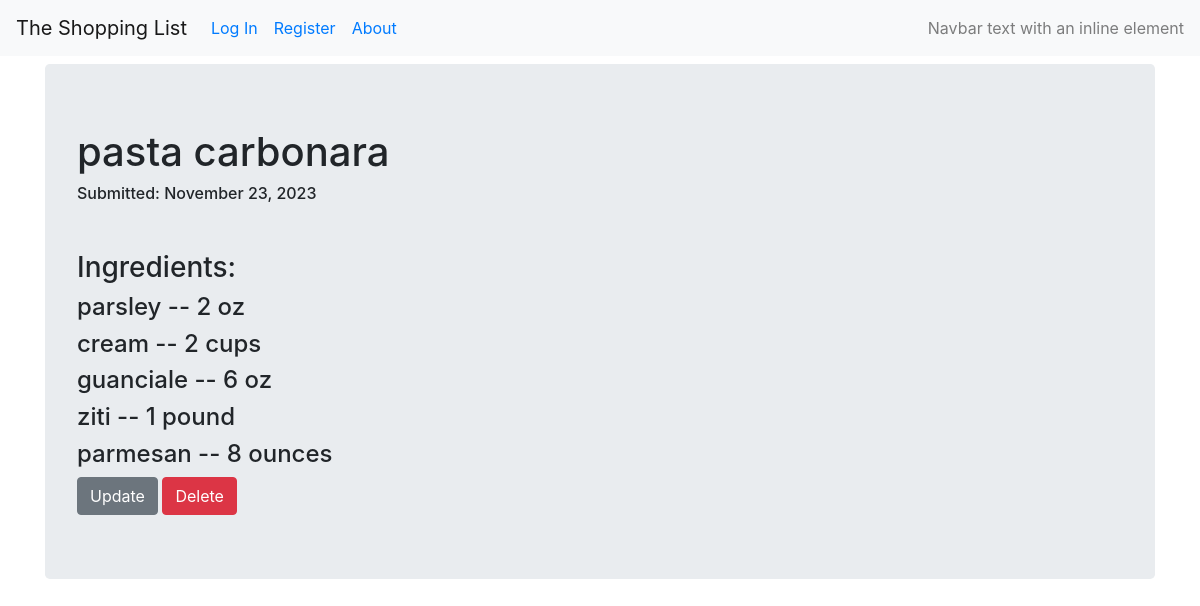
The page /recipes/4 on the database its author committed.
### crud_recipe/models.py (models this page shows, shortened)
@dataclass
class Recipe(db.Model):
    __tablename__ = 'recipes'
    id = db.Column(db.Integer(), primary_key=True)
    name = db.Column(db.String(100))
    user_id = db.Column(db.Integer, db.ForeignKey('users.id'))
    date = db.Column(db.DateTime, nullable=False, default=datetime.utcnow)

@dataclass
class RecipeToIngredient(db.Model):
    __tablename__ = 'recipe_to_ingredient'
    recipe_id = db.Column(db.Integer, db.ForeignKey('recipes.id'), primary_key=True)
    ingredient_id = db.Column(db.Integer, db.ForeignKey('ingredients.id'), primary_key=True)
    ingredient_quantity = db.Column(db.Integer)
    ingredient_measurement = db.Column(db.String(50))

@dataclass
class Ingredient(db.Model):
    __tablename__ = 'ingredients'
    id = db.Column(db.Integer, primary_key=True)
    name = db.Column(db.String(100), nullable=False)     ## are any validators/conditionals required here or are none needed?

### crud_recipe/recipes/views.py (the view)
@recipe_views.route('/<int:recipe_id>')
def recipe_view(recipe_id):
    recipe = Recipe.query.get_or_404(recipe_id)
    recipe_ingredients_query = (
                        db.session.query(Ingredient.name, RecipeToIngredient.ingredient_quantity, RecipeToIngredient.ingredient_measurement)
                        .join(Ingredient, RecipeToIngredient.ingredient_id == Ingredient.id)
                        .where(RecipeToIngredient.recipe_id == recipe.id)
                        )
    recipe_ingredients = recipe_ingredients_query.all()
    return render_template('recipe.html', recipe_name=recipe.name,
                            submit_date=recipe.date, recipe=recipe, recipe_ingredients=recipe_ingredients)

### crud_recipe/templates/recipe.html (shortened to what this page needs)
{% extends "base.html" %}
{% block content %}
<div class="jumbotron">
  <h1>{{ recipe_name }}</h1>
  <h6>Submitted: {{ recipe.date.strftime('%B %d, %Y') }}</h6>
<p>
  <br>
</p>
<div>
  <h3>Ingredients:</h3>
</div>
<div>
  {% for ingredient in recipe_ingredients %}
  <div>
  <h4>{{ ingredient[0] }} -- {{ ingredient[1] }} {{ ingredient[2] }}</h4>
  </div>
  {% endfor %}
</div>
<div>
  <a class="btn btn-secondary" href="{{ url_for('recipes.update', recipe_id=recipe.id) }}">Update</a>
  <button type="button" class="btn btn-danger" data-toggle="modal" data-target="#del_modal" href="{{ url_for('recipes.delete_recipe', recipe_id=recipe.id) }}">Delete</button>
</div>
{% endblock content %}

### rows shown on the page
Recipe: name "pasta carbonara", date "November 23, 2023"
RecipeToIngredient: name "parsley", ingredient_quantity "2", ingredient_measurement "oz"
RecipeToIngredient: name "cream", ingredient_quantity "2", ingredient_measurement "cups"
RecipeToIngredient: name "guanciale", ingredient_quantity "6", ingredient_measurement "oz"
RecipeToIngredient: name "ziti", ingredient_quantity "1", ingredient_measurement "pound"
RecipeToIngredient: name "parmesan", ingredient_quantity "8", ingredient_measurement "ounces"
